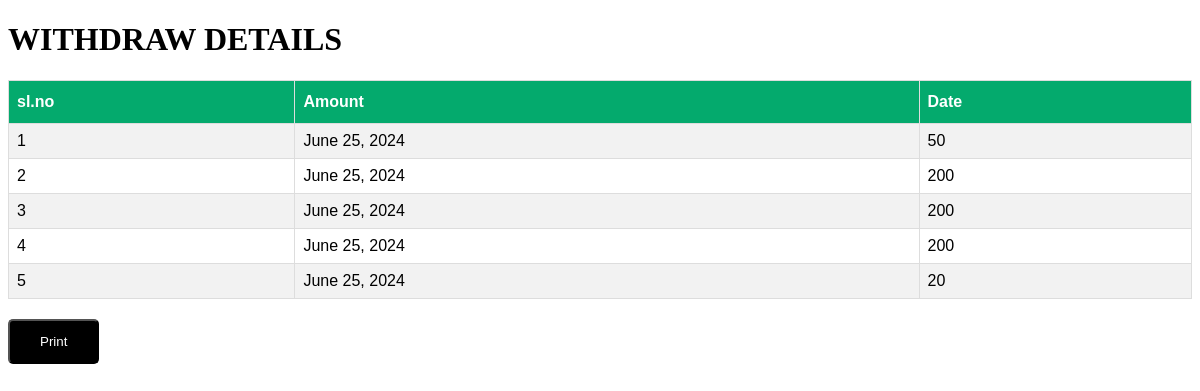
The app's page /Bank_App/Withdraw_Statement/ (signed in) with its own data.
### Bank_App/models.py (models this page shows, shortened)
class withdraw_amount(models.Model):
    uid = models.IntegerField()
    amount=models.IntegerField()
    date=models.DateField(auto_now_add=True)

### Bank_App/views.py (the view)
# urls.py: path('Withdraw_Statement/',WithdrawStatement),
def WithdrawStatement(request):
    a=withdraw_amount.objects.all()
    id=request.session['id']
    return render(request,'WithdrawStatement.html',{'a':a,'id':id})

### Bank_App/templates/WithdrawStatement.html (shortened to what this page needs)
<!DOCTYPE html>
<html>
<head>
</head>
<body id="body">
 <div id="data">
    <h1>WITHDRAW DETAILS</h1>
    <form method="post">{% csrf_token %}
        <table id="customers">
            <tr>
                <th>sl.no</th>
                <th>Amount</th>
                <th>Date</th>
            </tr>
            {% for i in a %}
            {% if i.uid == id %}
            <tr>
                <td>{{i.id}}</td>
                <td>{{i.date}}</td>
                <td>{{i.amount}}</td>
            </tr>
            {% endif %}
            {% endfor %}
        </table>
    </form>
     </div>
<button class="btn" onclick="myfunction()">Print</button>
</body>
</html>

### Bank_App/templates/WithdrawStatement.html (style rules this page uses)
#customers { font-family: Arial, Helvetica, sans-serif; border-collapse: collapse; width: 100%; }
#customers td, #customers th { border: 1px solid #ddd; padding: 8px; }
#customers tr:nth-child(even) { background-color: #f2f2f2; }
#customers th { padding-top: 12px; padding-bottom: 12px; text-align: left; background-color: #04AA6D; color: white; }
button { margin-top: 20px; height: 45px; background-color: black; color: white; margin-right: 30px; padding: 0 30px; border-radius: 5px; }

### records on screen
withdraw_amount: id "1", date "June 25, 2024", amount "50"
withdraw_amount: id "2", date "June 25, 2024", amount "200"
withdraw_amount: id "3", date "June 25, 2024", amount "200"
withdraw_amount: id "4", date "June 25, 2024", amount "200"
withdraw_amount: id "5", date "June 25, 2024", amount "20"
